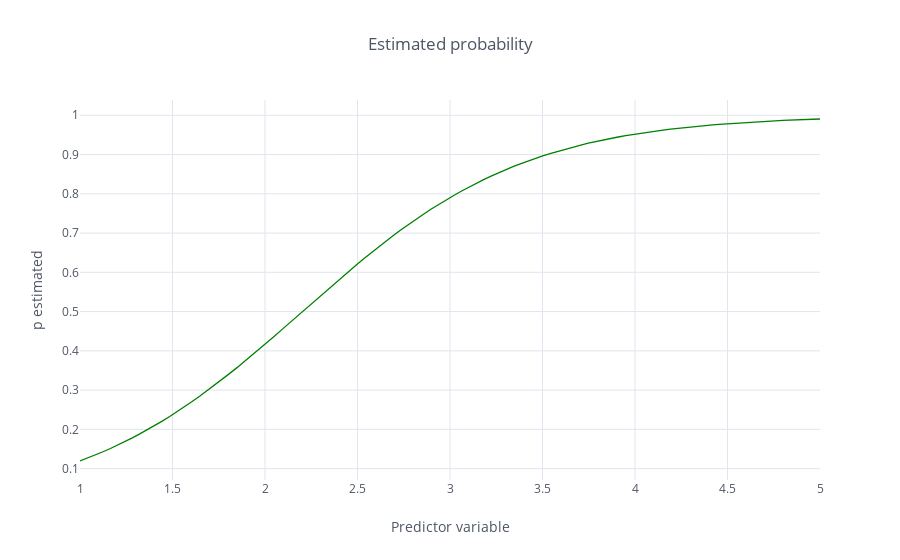

The notebook cell saved with this chart:
### Markdown cell above
Although $x$ is a categorical variable, we've put in more values in between $[1,5]$ for better visualize the shape of the function:

### Code cell
xvalues = np.linspace(1, 5, 100)
inv_logit_xvalues = [inv_logit(x) for x in xvalues]

df_ex = pd.DataFrame(data=np.array([xvalues, logit_xvalues, inv_logit_xvalues]).T, 
                     columns=['x', 'logit', 'inv_logit'])

df_ex[['x', 'inv_logit']].set_index('x').iplot(kind='scatter', mode='lines', 
                                               color='green', theme='white',
                                               title='Estimated probability', 
                                               xTitle='Predictor variable', 
                                               yTitle='p estimated')

### Figure 1 — Plotly figure (JSON) as saved in the notebook; plotly's stock layout.template omitted (floating-point values rounded to 4 significant figures)
{"data": [{"line": {"color": "rgba(0, 128, 0, 1.0)", "dash": "solid", "shape": "linear", "width": 1.3}, "mode": "lines", "name": "inv_logit", "text": "", "type": "scatter", "uid": "19f9adb8-f5d3-447f-9545-e2e6d8fd25e3", "x": [1, 1.04, 1.081, 1.121, 1.162, 1.202, 1.242, 1.283, 1.323, 1.364, 1.404, 1.444, 1.485, 1.525, 1.566, 1.606, 1.646, 1.687, 1.727, 1.768, 1.808, 1.848, 1.889, 1.929, 1.97, 2.01, 2.051, 2.091, 2.131, 2.172, 2.212, 2.253, 2.293, 2.333, 2.374, 2.414, 2.455, 2.495, 2.535, 2.576, 2.616, 2.657, 2.697, 2.737, 2.778, 2.818, 2.859, 2.899, 2.939, 2.98, 3.02, 3.061, 3.101, 3.141, 3.182, 3.222, 3.263, 3.303, 3.343, 3.384, 3.424, 3.465, 3.505, 3.545, 3.586, 3.626, 3.667, 3.707, 3.747, 3.788, 3.828, 3.869, 3.909, 3.949, 3.99, 4.03, 4.071, 4.111, 4.152, 4.192, 4.232, 4.273, 4.313, 4.354, 4.394, 4.434, 4.475, 4.515, 4.556, 4.596, 4.636, 4.677, 4.717, 4.758, 4.798, 4.838, 4.879, 4.919, 4.96, 5], "y": [0.1194, 0.1267, 0.1343, 0.1423, 0.1507, 0.1595, 0.1687, 0.1783, 0.1884, 0.1989, 0.2098, 0.2211, 0.2329, 0.2451, 0.2578, 0.2708, 0.2843, 0.2982, 0.3124, 0.327, 0.342, 0.3572, 0.3728, 0.3886, 0.4047, 0.421, 0.4375, 0.454, 0.4707, 0.4875, 0.5043, 0.5211, 0.5378, 0.5544, 0.571, 0.5873, 0.6035, 0.6195, 0.6352, 0.6506, 0.6657, 0.6805, 0.6949, 0.709, 0.7226, 0.7359, 0.7487, 0.7611, 0.7731, 0.7847, 0.7958, 0.8065, 0.8168, 0.8266, 0.8361, 0.8451, 0.8536, 0.8618, 0.8696, 0.8771, 0.8841, 0.8908, 0.8972, 0.9032, 0.9089, 0.9144, 0.9195, 0.9243, 0.9289, 0.9332, 0.9372, 0.9411, 0.9447, 0.9481, 0.9513, 0.9543, 0.9572, 0.9598, 0.9624, 0.9647, 0.9669, 0.969, 0.971, 0.9728, 0.9745, 0.9761, 0.9777, 0.9791, 0.9804, 0.9817, 0.9828, 0.9839, 0.985, 0.9859, 0.9868, 0.9877, 0.9885, 0.9892, 0.9899, 0.9905]}], "layout": {"legend": {"bgcolor": "#FFFFFF", "font": {"color": "#4D5663"}}, "paper_bgcolor": "#FFFFFF", "plot_bgcolor": "#FFFFFF", "title": {"font": {"color": "#4D5663"}, "text": "Estimated probability"}, "xaxis": {"gridcolor": "#E1E5ED", "showgrid": true, "tickfont": {"color": "#4D5663"}, "title": {"font": {"color": "#4D5663"}, "text": "Predictor variable"}, "zerolinecolor": "#E1E5ED"}, "yaxis": {"gridcolor": "#E1E5ED", "showgrid": true, "tickfont": {"color": "#4D5663"}, "title": {"font": {"color": "#4D5663"}, "text": "p estimated"}, "zerolinecolor": "#E1E5ED"}}}
